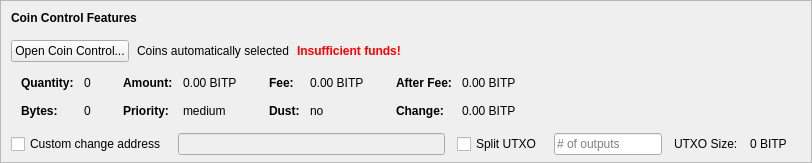
    <widget class="QFrame" name="frameCoinControl">
     <property name="sizePolicy">
      <sizepolicy hsizetype="Expanding" vsizetype="Expanding">
       <horstretch>0</horstretch>
       <verstretch>0</verstretch>
      </sizepolicy>
     </property>
     <property name="maximumSize">
      <size>
       <width>16777215</width>
       <height>16777215</height>
      </size>
     </property>
     <property name="frameShape">
      <enum>QFrame::StyledPanel</enum>
     </property>
     <property name="frameShadow">
      <enum>QFrame::Sunken</enum>
     </property>
     <layout class="QVBoxLayout" name="verticalLayoutCoinControl2">
      <property name="spacing">
       <number>0</number>
      </property>
      <property name="leftMargin">
       <number>0</number>
      </property>
      <property name="topMargin">
       <number>0</number>
      </property>
      <property name="rightMargin">
       <number>0</number>
      </property>
      <property name="bottomMargin">
       <number>6</number>
      </property>
      <item>
       <layout class="QVBoxLayout" name="verticalLayoutCoinControl" stretch="0,0,0,0,1">
        <property name="spacing">
         <number>0</number>
        </property>
        <property name="leftMargin">
         <number>10</number>
        </property>
        <property name="topMargin">
         <number>10</number>
        </property>
        <item>
         <layout class="QHBoxLayout" name="horizontalLayoutCoinControl1">
          <property name="bottomMargin">
           <number>15</number>
          </property>
          <item>
           <widget class="QLabel" name="labelCoinControlFeatures">
            <property name="sizePolicy">
             <sizepolicy hsizetype="Preferred" vsizetype="Maximum">
              <horstretch>0</horstretch>
              <verstretch>0</verstretch>
             </sizepolicy>
            </property>
            <property name="font">
             <font>
              <weight>75</weight>
              <bold>true</bold>
             </font>
            </property>
            <property name="styleSheet">
             <string notr="true">font-weight:bold;</string>
            </property>
            <property name="text">
             <string>Coin Control Features</string>
            </property>
           </widget>
          </item>
         </layout>
        </item>
        <item>
         <layout class="QHBoxLayout" name="horizontalLayoutCoinControl2" stretch="0,0,0,0">
          <property name="spacing">
           <number>8</number>
          </property>
          <property name="bottomMargin">
           <number>10</number>
          </property>
          <item>
           <widget class="QPushButton" name="pushButtonCoinControl">
            <property name="styleSheet">
             <string notr="true"/>
            </property>
            <property name="text">
             <string>Open Coin Control...</string>
            </property>
            <property name="autoDefault">
             <bool>false</bool>
            </property>
           </widget>
          </item>
          <item>
           <widget class="QLabel" name="labelCoinControlAutomaticallySelected">
            <property name="text">
             <string>Coins automatically selected</string>
            </property>
            <property name="margin">
             <number>5</number>
            </property>
           </widget>
          </item>
          <item>
           <widget class="QLabel" name="labelCoinControlInsuffFunds">
            <property name="font">
             <font>
              <weight>75</weight>
              <bold>true</bold>
             </font>
            </property>
            <property name="styleSheet">
             <string notr="true">color:red;font-weight:bold;</string>
            </property>
            <property name="text">
             <string>Insufficient funds!</string>
            </property>
            <property name="margin">
             <number>5</number>
            </property>
           </widget>
          </item>
          <item>
           <spacer name="horizontalSpacerCoinControl">
            <property name="orientation">
             <enum>Qt::Horizontal</enum>
            </property>
            <property name="sizeHint" stdset="0">
             <size>
              <width>40</width>
              <height>1</height>
             </size>
            </property>
           </spacer>
          </item>
         </layout>
        </item>
        <item>
         <widget class="QWidget" name="widgetCoinControl" native="true">
          <property name="sizePolicy">
           <sizepolicy hsizetype="Preferred" vsizetype="Preferred">
            <horstretch>0</horstretch>
            <verstretch>0</verstretch>
           </sizepolicy>
          </property>
          <property name="minimumSize">
           <size>
            <width>0</width>
            <height>0</height>
           </size>
          </property>
          <property name="styleSheet">
           <string notr="true"/>
          </property>
          <layout class="QHBoxLayout" name="horizontalLayoutCoinControl5">
           <property name="leftMargin">
            <number>0</number>
           </property>
           <property name="topMargin">
            <number>0</number>
           </property>
           <property name="rightMargin">
            <number>0</number>
           </property>
           <property name="bottomMargin">
            <number>0</number>
           </property>
           <item>
            <layout class="QHBoxLayout" name="horizontalLayoutCoinControl3" stretch="0,0,0,1">
             <property name="spacing">
              <number>20</number>
             </property>
             <property name="topMargin">
              <number>0</number>
             </property>
             <property name="bottomMargin">
              <number>10</number>
             </property>
             <item>
              <layout class="QFormLayout" name="formLayoutCoinControl1">
               <property name="horizontalSpacing">
                <number>10</number>
               </property>
               <property name="verticalSpacing">
                <number>14</number>
               </property>
               <property name="leftMargin">
                <number>10</number>
               </property>
               <property name="topMargin">
                <number>4</number>
               </property>
               <property name="rightMargin">
                <number>6</number>
               </property>
               <item row="0" column="0">
                <widget class="QLabel" name="labelCoinControlQuantityText">
                 <property name="font">
                  <font>
                   <weight>75</weight>
                   <bold>true</bold>
                  </font>
                 </property>
                 <property name="text">
                  <string>Quantity:</string>
                 </property>
                 <property name="margin">
                  <number>0</number>
                 </property>
                </widget>
               </item>
               <item row="0" column="1">
                <widget class="QLabel" name="labelCoinControlQuantity">
                 <property name="cursor">
                  <cursorShape>IBeamCursor</cursorShape>
                 </property>
                 <property name="contextMenuPolicy">
                  <enum>Qt::ActionsContextMenu</enum>
                 </property>
                 <property name="text">
                  <string notr="true">0</string>
                 </property>
                 <property name="margin">
                  <number>0</number>
                 </property>
                 <property name="textInteractionFlags">
                  <set>Qt::LinksAccessibleByMouse|Qt::TextSelectableByKeyboard|Qt::TextSelectableByMouse</set>
                 </property>
                </widget>
               </item>
               <item row="1" column="0">
                <widget class="QLabel" name="labelCoinControlBytesText">
                 <property name="font">
                  <font>
                   <weight>75</weight>
                   <bold>true</bold>
                  </font>
                 </property>
                 <property name="text">
                  <string>Bytes:</string>
                 </property>
                </widget>
               </item>
               <item row="1" column="1">
                <widget class="QLabel" name="labelCoinControlBytes">
                 <property name="cursor">
                  <cursorShape>IBeamCursor</cursorShape>
                 </property>
                 <property name="contextMenuPolicy">
                  <enum>Qt::ActionsContextMenu</enum>
                 </property>
                 <property name="text">
                  <string notr="true">0</string>
                 </property>
                 <property name="textInteractionFlags">
                  <set>Qt::LinksAccessibleByMouse|Qt::TextSelectableByKeyboard|Qt::TextSelectableByMouse</set>
                 </property>
                </widget>
               </item>
              </layout>
             </item>
             <item>
              <layout class="QFormLayout" name="formLayoutCoinControl2">
               <property name="horizontalSpacing">
                <number>10</number>
               </property>
               <property name="verticalSpacing">
                <number>14</number>
               </property>
               <property name="leftMargin">
                <number>6</number>
               </property>
               <property name="topMargin">
                <number>4</number>
               </property>
               <property name="rightMargin">
                <number>6</number>
               </property>
               <item row="0" column="0">
                <widget class="QLabel" name="labelCoinControlAmountText">
                 <property name="font">
                  <font>
                   <weight>75</weight>
                   <bold>true</bold>
                  </font>
                 </property>
                 <property name="text">
                  <string>Amount:</string>
                 </property>
                 <property name="margin">
                  <number>0</number>
                 </property>
                </widget>
               </item>
               <item row="0" column="1">
                <widget class="QLabel" name="labelCoinControlAmount">
                 <property name="cursor">
                  <cursorShape>IBeamCursor</cursorShape>
                 </property>
                 <property name="contextMenuPolicy">
                  <enum>Qt::ActionsContextMenu</enum>
                 </property>
                 <property name="text">
                  <string notr="true">0.00 BITP</string>
                 </property>
                 <property name="textInteractionFlags">
                  <set>Qt::LinksAccessibleByMouse|Qt::TextSelectableByKeyboard|Qt::TextSelectableByMouse</set>
                 </property>
                </widget>
               </item>
               <item row="1" column="0">
                <widget class="QLabel" name="labelCoinControlPriorityText">
                 <property name="font">
                  <font>
                   <weight>75</weight>
                   <bold>true</bold>
                  </font>
                 </property>
                 <property name="text">
                  <string>Priority:</string>
                 </property>
                </widget>
               </item>
               <item row="1" column="1">
                <widget class="QLabel" name="labelCoinControlPriority">
                 <property name="cursor">
                  <cursorShape>IBeamCursor</cursorShape>
                 </property>
                 <property name="contextMenuPolicy">
                  <enum>Qt::ActionsContextMenu</enum>
                 </property>
                 <property name="text">
                  <string>medium</string>
                 </property>
                 <property name="textInteractionFlags">
                  <set>Qt::LinksAccessibleByMouse|Qt::TextSelectableByKeyboard|Qt::TextSelectableByMouse</set>
                 </property>
                </widget>
               </item>
              </layout>
             </item>
             <item>
              <layout class="QFormLayout" name="formLayoutCoinControl3">
               <property name="horizontalSpacing">
                <number>10</number>
               </property>
               <property name="verticalSpacing">
                <number>14</number>
               </property>
               <property name="leftMargin">
                <number>6</number>
               </property>
               <property name="topMargin">
                <number>4</number>
               </property>
               <property name="rightMargin">
                <number>6</number>
               </property>
               <item row="0" column="0">
                <widget class="QLabel" name="labelCoinControlFeeText">
                 <property name="font">
                  <font>
                   <weight>75</weight>
                   <bold>true</bold>
                  </font>
                 </property>
                 <property name="text">
                  <string>Fee:</string>
                 </property>
                 <property name="margin">
                  <number>0</number>
                 </property>
                </widget>
               </item>
               <item row="0" column="1">
                <widget class="QLabel" name="labelCoinControlFee">
                 <property name="cursor">
                  <cursorShape>IBeamCursor</cursorShape>
                 </property>
                 <property name="contextMenuPolicy">
                  <enum>Qt::ActionsContextMenu</enum>
                 </property>
                 <property name="text">
                  <string notr="true">0.00 BITP</string>
                 </property>
                 <property name="textInteractionFlags">
                  <set>Qt::LinksAccessibleByMouse|Qt::TextSelectableByKeyboard|Qt::TextSelectableByMouse</set>
                 </property>
                </widget>
               </item>
               <item row="1" column="0">
                <widget class="QLabel" name="labelCoinControlLowOutputText">
                 <property name="font">
                  <font>
                   <weight>75</weight>
                   <bold>true</bold>
                  </font>
                 </property>
                 <property name="text">
                  <string>Dust:</string>
                 </property>
                </widget>
               </item>
               <item row="1" column="1">
                <widget class="QLabel" name="labelCoinControlLowOutput">
                 <property name="cursor">
                  <cursorShape>IBeamCursor</cursorShape>
                 </property>
                 <property name="contextMenuPolicy">
                  <enum>Qt::ActionsContextMenu</enum>
                 </property>
                 <property name="text">
                  <string>no</string>
                 </property>
                 <property name="textInteractionFlags">
                  <set>Qt::LinksAccessibleByMouse|Qt::TextSelectableByKeyboard|Qt::TextSelectableByMouse</set>
                 </property>
                </widget>
               </item>
              </layout>
             </item>
             <item>
              <layout class="QFormLayout" name="formLayoutCoinControl4">
               <property name="horizontalSpacing">
                <number>10</number>
               </property>
               <property name="verticalSpacing">
                <number>14</number>
               </property>
               <property name="leftMargin">
                <number>6</number>
               </property>
               <property name="topMargin">
                <number>4</number>
               </property>
               <property name="rightMargin">
                <number>6</number>
               </property>
               <item row="0" column="0">
                <widget class="QLabel" name="labelCoinControlAfterFeeText">
                 <property name="font">
                  <font>
                   <weight>75</weight>
                   <bold>true</bold>
                  </font>
                 </property>
                 <property name="text">
                  <string>After Fee:</string>
                 </property>
                 <property name="margin">
                  <number>0</number>
                 </property>
                </widget>
               </item>
               <item row="0" column="1">
                <widget class="QLabel" name="labelCoinControlAfterFee">
                 <property name="cursor">
                  <cursorShape>IBeamCursor</cursorShape>
                 </property>
                 <property name="contextMenuPolicy">
                  <enum>Qt::ActionsContextMenu</enum>
                 </property>
                 <property name="text">
                  <string notr="true">0.00 BITP</string>
                 </property>
                 <property name="textInteractionFlags">
                  <set>Qt::LinksAccessibleByMouse|Qt::TextSelectableByKeyboard|Qt::TextSelectableByMouse</set>
                 </property>
                </widget>
               </item>
               <item row="1" column="0">
                <widget class="QLabel" name="labelCoinControlChangeText">
                 <property name="font">
                  <font>
                   <weight>75</weight>
                   <bold>true</bold>
                  </font>
                 </property>
                 <property name="text">
                  <string>Change:</string>
                 </property>
                </widget>
               </item>
               <item row="1" column="1">
                <widget class="QLabel" name="labelCoinControlChange">
                 <property name="cursor">
                  <cursorShape>IBeamCursor</cursorShape>
                 </property>
                 <property name="contextMenuPolicy">
                  <enum>Qt::ActionsContextMenu</enum>
                 </property>
                 <property name="text">
                  <string notr="true">0.00 BITP</string>
                 </property>
                 <property name="textInteractionFlags">
                  <set>Qt::LinksAccessibleByMouse|Qt::TextSelectableByKeyboard|Qt::TextSelectableByMouse</set>
                 </property>
                </widget>
               </item>
              </layout>
             </item>
            </layout>
           </item>
          </layout>
         </widget>
        </item>
        <item>
         <layout class="QHBoxLayout" name="horizontalLayoutCoinControl4" stretch="0,0,0,0,0,0,0">
          <property name="spacing">
           <number>12</number>
          </property>
          <property name="sizeConstraint">
           <enum>QLayout::SetDefaultConstraint</enum>
          </property>
          <property name="topMargin">
           <number>5</number>
          </property>
          <property name="rightMargin">
           <number>5</number>
          </property>
          <item>
           <widget class="QCheckBox" name="checkBoxCoinControlChange">
            <property name="toolTip">
             <string>If this is activated, but the change address is empty or invalid, change will be sent to a newly generated address.</string>
            </property>
            <property name="text">
             <string>Custom change address</string>
            </property>
           </widget>
          </item>
          <item>
           <widget class="QValidatedLineEdit" name="lineEditCoinControlChange">
            <property name="enabled">
             <bool>false</bool>
            </property>
            <property name="sizePolicy">
             <sizepolicy hsizetype="Expanding" vsizetype="Fixed">
              <horstretch>0</horstretch>
              <verstretch>0</verstretch>
             </sizepolicy>
            </property>
           </widget>
          </item>
          <item>
           <widget class="QCheckBox" name="splitBlockCheckBox">
            <property name="text">
             <string>Split UTXO</string>
            </property>
           </widget>
          </item>
          <item>
           <widget class="QLineEdit" name="splitBlockLineEdit">
            <property name="sizePolicy">
             <sizepolicy hsizetype="Fixed" vsizetype="Fixed">
              <horstretch>50</horstretch>
              <verstretch>0</verstretch>
             </sizepolicy>
            </property>
            <property name="placeholderText">
             <string># of outputs</string>
            </property>
           </widget>
          </item>
          <item>
           <widget class="QLabel" name="labelBlockSizeText">
            <property name="text">
             <string>UTXO Size:</string>
            </property>
           </widget>
          </item>
          <item>
           <widget class="QLabel" name="labelBlockSize">
            <property name="text">
             <string>0 BITP</string>
            </property>
           </widget>
          </item>
          <item>
           <widget class="QLabel" name="labelCoinControlChangeLabel">
            <property name="sizePolicy">
             <sizepolicy hsizetype="Preferred" vsizetype="Expanding">
              <horstretch>0</horstretch>
              <verstretch>0</verstretch>
             </sizepolicy>
            </property>
            <property name="minimumSize">
             <size>
              <width>0</width>
              <height>0</height>
             </size>
            </property>
            <property name="text">
             <string/>
            </property>
            <property name="margin">
             <number>3</number>
            </property>
           </widget>
          </item>
         </layout>
        </item>
        <item>
         <spacer name="verticalSpacerCoinControl">
          <property name="orientation">
           <enum>Qt::Vertical</enum>
          </property>
          <property name="sizeHint" stdset="0">
           <size>
            <width>800</width>
            <height>1</height>
           </size>
          </property>
         </spacer>
        </item>
       </layout>
      </item>
     </layout>
    </widget>
